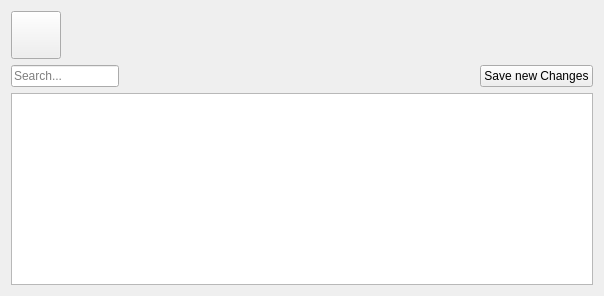
      <widget class="QWidget" name="cardsPage">
       <layout class="QGridLayout" name="gridLayout_3">
        <item row="1" column="1">
         <spacer name="horizontalSpacer_9">
          <property name="orientation">
           <enum>Qt::Horizontal</enum>
          </property>
          <property name="sizeHint" stdset="0">
           <size>
            <width>290</width>
            <height>20</height>
           </size>
          </property>
         </spacer>
        </item>
        <item row="0" column="0">
         <widget class="QPushButton" name="backToMain5">
          <property name="sizePolicy">
           <sizepolicy hsizetype="Fixed" vsizetype="Fixed">
            <horstretch>0</horstretch>
            <verstretch>0</verstretch>
           </sizepolicy>
          </property>
          <property name="minimumSize">
           <size>
            <width>50</width>
            <height>48</height>
           </size>
          </property>
          <property name="maximumSize">
           <size>
            <width>50</width>
            <height>50</height>
           </size>
          </property>
          <property name="autoFillBackground">
           <bool>false</bool>
          </property>
          <property name="styleSheet">
           <string notr="true"/>
          </property>
          <property name="text">
           <string/>
          </property>
          <property name="icon">
           <iconset resource="resource.qrc">
            <normaloff>:/images/back.png</normaloff>:/images/back.png</iconset>
          </property>
          <property name="iconSize">
           <size>
            <width>40</width>
            <height>40</height>
           </size>
          </property>
          <property name="flat">
           <bool>false</bool>
          </property>
         </widget>
        </item>
        <item row="1" column="2">
         <widget class="QLabel" name="feedbackCardsLabel">
          <property name="text">
           <string/>
          </property>
         </widget>
        </item>
        <item row="1" column="0">
         <widget class="QLineEdit" name="cardsSearch">
          <property name="text">
           <string/>
          </property>
          <property name="placeholderText">
           <string>Search...</string>
          </property>
         </widget>
        </item>
        <item row="1" column="4">
         <widget class="QPushButton" name="saveChangesCard">
          <property name="text">
           <string>Save new Changes</string>
          </property>
         </widget>
        </item>
        <item row="2" column="0" colspan="5">
         <widget class="QTableView" name="cardsTable">
          <property name="styleSheet">
           <string notr="true">color: rgb(255, 255, 255);

</string>
          </property>
          <property name="frameShadow">
           <enum>QFrame::Sunken</enum>
          </property>
          <property name="sortingEnabled">
           <bool>false</bool>
          </property>
          <attribute name="verticalHeaderVisible">
           <bool>false</bool>
          </attribute>
         </widget>
        </item>
        <item row="1" column="3">
         <spacer name="horizontalSpacer_28">
          <property name="orientation">
           <enum>Qt::Horizontal</enum>
          </property>
          <property name="sizeHint" stdset="0">
           <size>
            <width>40</width>
            <height>20</height>
           </size>
          </property>
         </spacer>
        </item>
       </layout>
      </widget>
